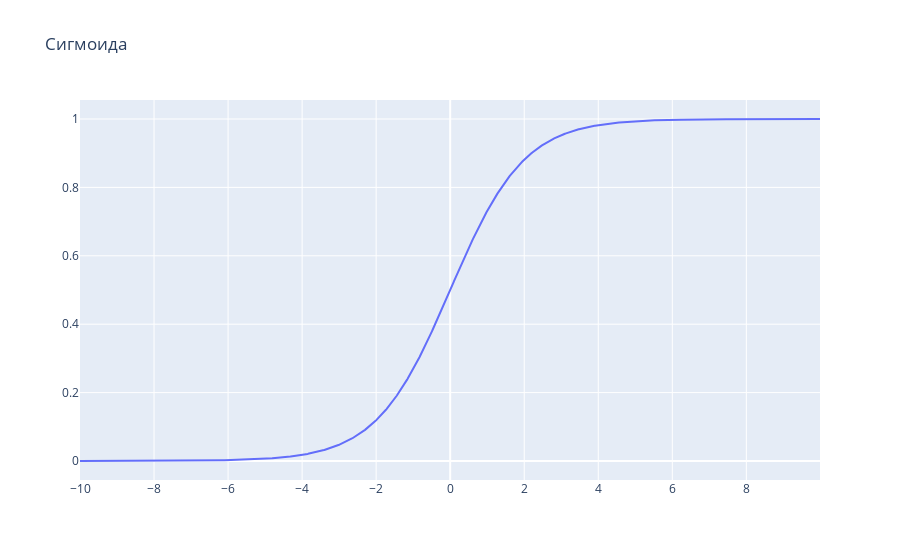

The code cell stored with this chart in its notebook:
### Code cell
x = np.arange(-10, 10, 0.01)
print(x)
y = NeuralNetwork.sigmoid(x)

fig = go.Figure(layout_title = 'Сигмоида')
fig.add_scatter(x=x, y=y)

### Figure 1 — Plotly figure (JSON) as saved in the notebook; plotly's stock layout.template omitted (floating-point values rounded to 4 significant figures; data arrays with more than 128 entries replaced by an {"elided": "..."} marker saying what was removed)
{"data": [{"type": "scatter", "x": {"elided": "2000 float values"}, "y": {"elided": "2000 float values"}}], "layout": {"title": {"text": "Сигмоида"}}}
